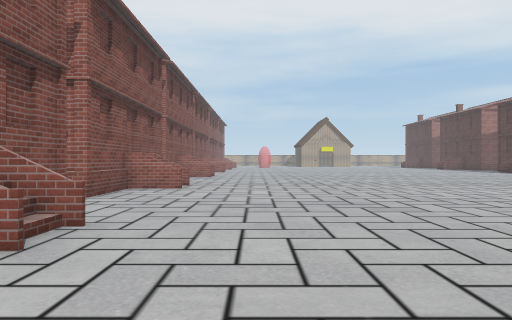
view 1 (above)

24 first-person views from a walk through a Unity game level. The camera is 1.4 m above the floor, looks level and sees 70° across. The floor is counted in squares, 2 m on a side. Each view is taken from the middle of a square. On the plan, view 1 faces up. The plan holds only what a view shows up to about 11 squares ahead; the rest is blank. The place goes on beyond the plan. The player is left out. Some surface patterns are stand-ins.

view 2
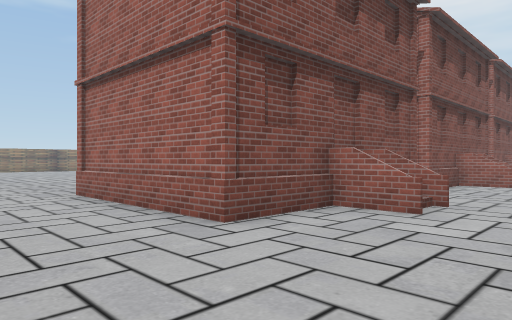

view 3
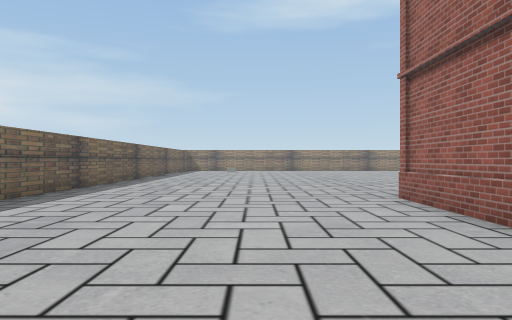

view 4
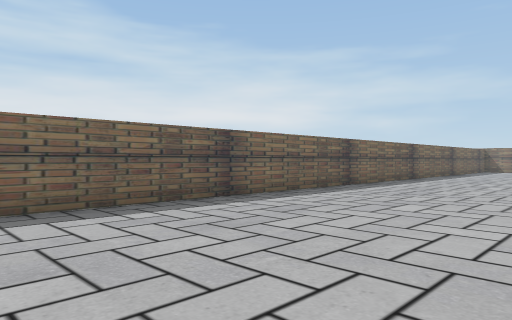

view 5
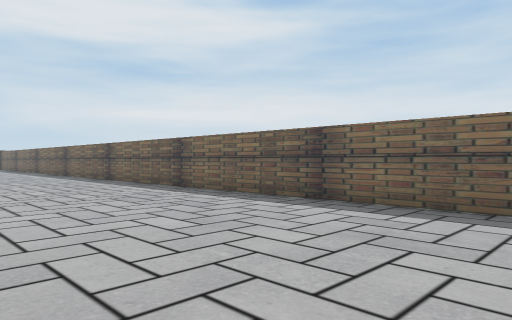

view 6
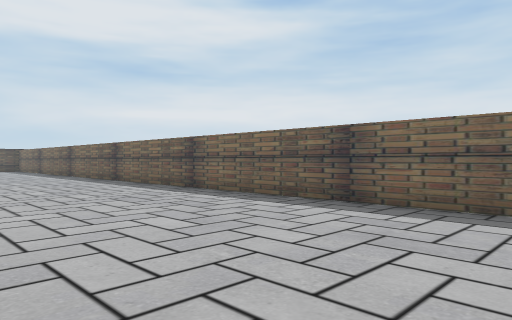

view 7
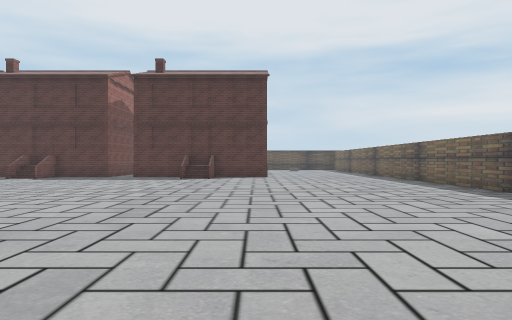

view 8
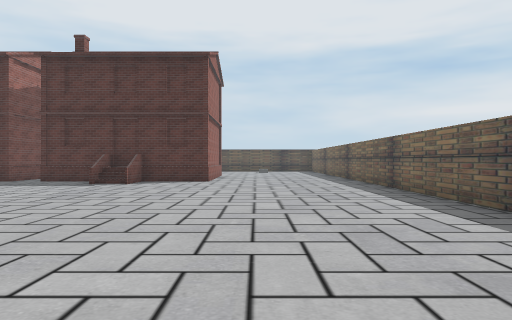

view 9
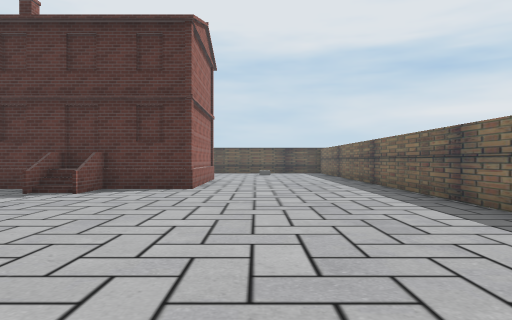

view 10
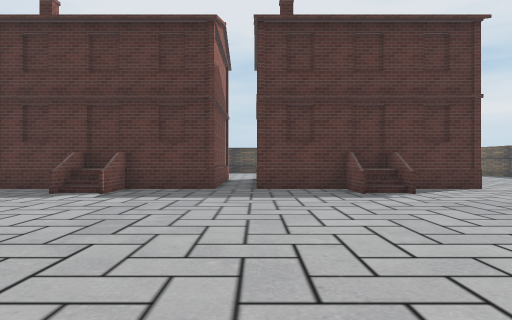

view 11
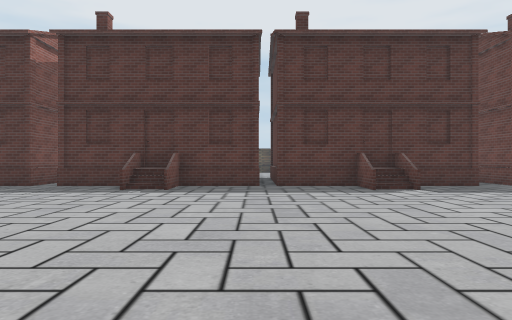

view 12
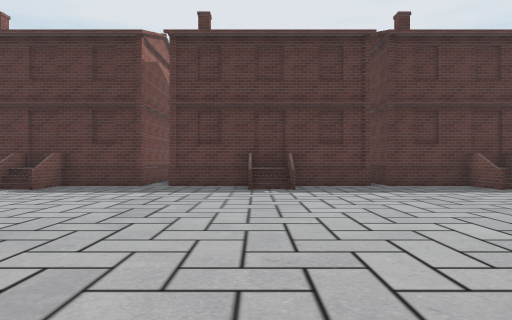

view 13
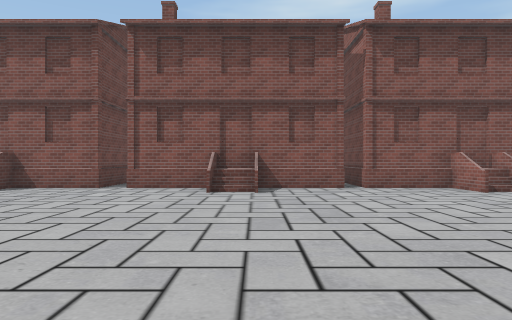

view 14
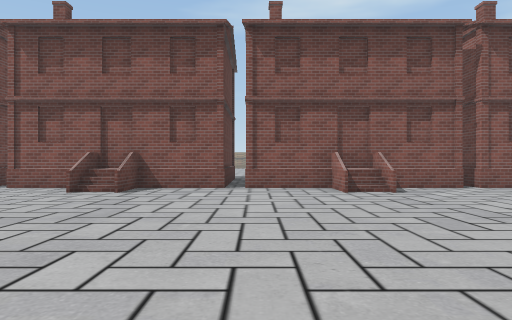

view 15
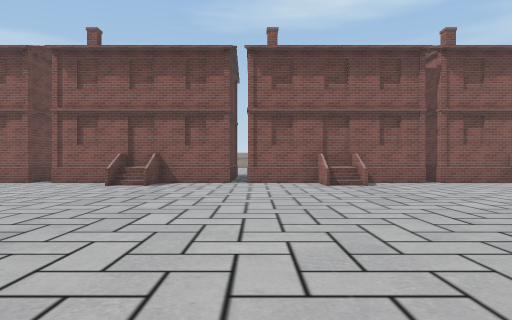

view 16
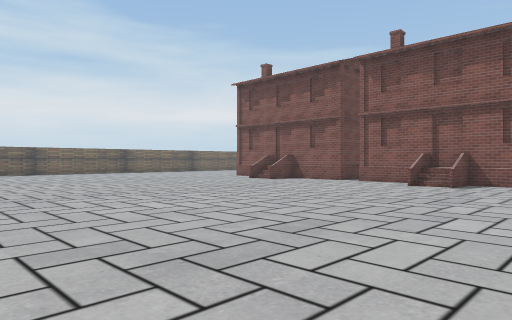

view 17
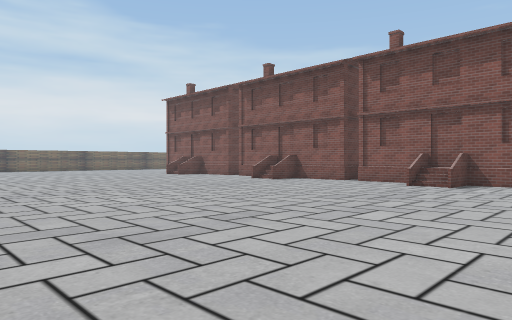

view 18
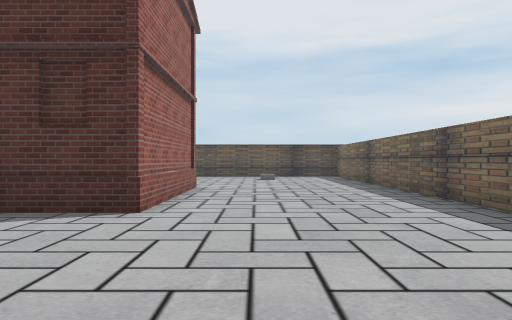

view 19
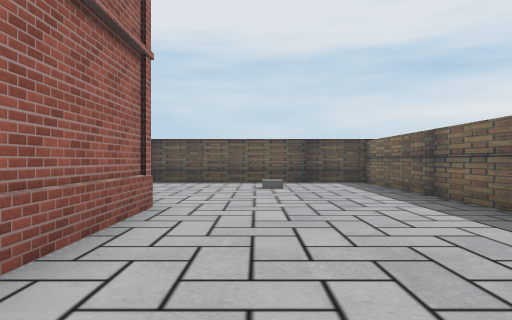

view 20
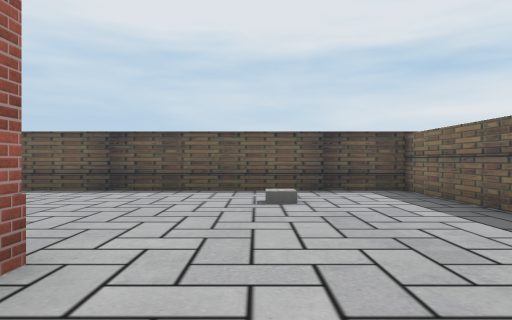

view 21
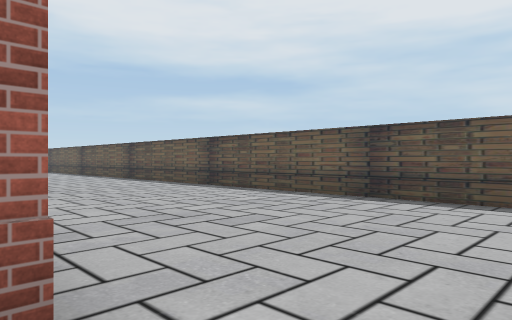

view 22
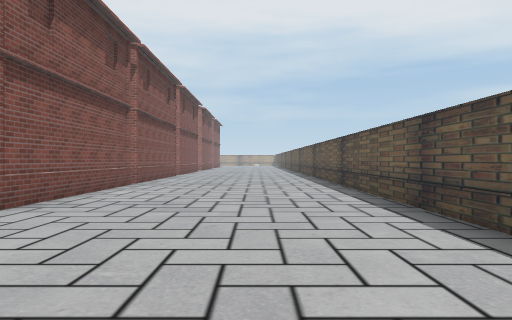

view 23
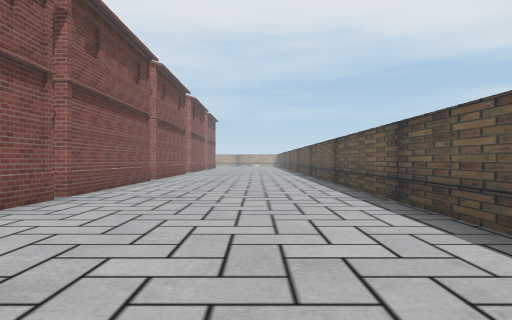

view 24
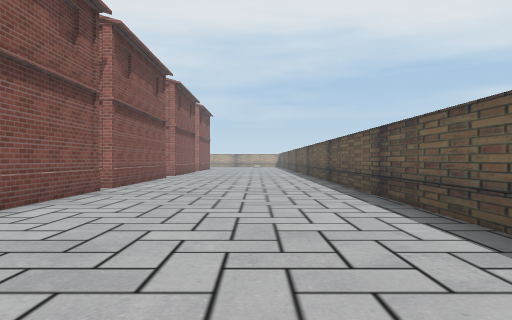

### Floor plan
Points are (right, up) in squares from view 1. A wall is a line through its corners. A room is listed if a view was taken in it or the views show most of it. See-through windows are left out.
Room 1 (views 1, 2, 3, 4, 5, 6, 7, 8, 9, 10, 11, 12, 13, 14, 15, 16, 17, 18, 19, 20, 21, 22, 23, 24)
walls: (-1.8, 3.8) (-3.4, 3.8); (-1.7, 8.9) (-3.2, 8.9); (-1.8, 2.8) (-3.2, 2.8); (-3.3, 3.9) (-2.6, 3.9); (-3.2, 10) (-1.8, 10); (-4.9, 6.1) (-3.2, 6.1) (-3.2, 0.6) (-7.8, 0.6); (-4.9, 12.2) (-3.2, 12.2) (-3.2, 6.8) (-3.6, 6.8); (-1.7, 14.9) (-3.2, 14.9); (-3.2, 16) (-1.7, 16); (13.5, 8.3) (15, 8.3); (13.5, 1.8) (14.8, 1.8) (14.8, 3.9); (14.8, 5) (14.8, 7.2) (13.5, 7.2) (15, 7.2); (14.8, 8) (14.8, 10.4); (-3.2, 18.2) (-3.2, 12.7) (-4.9, 12.7); (15, 1.7) (13.5, 1.7); (14.8, 10.9) (14.8, 13.1) (13.5, 13.1) (14.8, 13.1); (-3.2, 19.5) (-3.2, 18.6) (-4.1, 18.6); (14.8, 14) (14.8, 16.4); (14.8, 17.1) (14.8, 19.2) (13.5, 19.2); (19.4, 10.5) (19.4, 5); (-12, -6.4) (25.4, -6.4) (25.4, 19); (19.5, -1.5) (14.8, -1.5) (14.8, 0.6) (13.5, 0.6); (19.4, 16.4) (19.4, 10.9); (19.4, 19) (19.4, 17.1)
low walls: (14, 7.1) (14, 8.2); (14, 0.7) (14, 1.7); (14, 13.1) (14, 14.1)

Where each view was taken, in squares from view 1:
view 1: 0 up, 0 right, facing up
view 2: 2 down, 0 right, facing up-left
view 3: 2 down, 1 left, facing left
view 4: 1 down, 1 left, facing down-left
view 5: 1 down, 5 left, facing down-right
view 6: 1 down, 0 right, facing down-right
view 7: 1 down, 0 right, facing right
view 8: 3 down, 3 right, facing right
view 9: 3 down, 6 right, facing right
view 10: 4 up, 6 right, facing right
view 11: 11 up, 5 right, facing right
view 12: 14 up, 5 right, facing right
view 13: 10 up, 6 right, facing left
view 14: 13 up, 6 right, facing left
view 15: 13 up, 8 right, facing left
view 16: 13 up, 8 right, facing down-left
view 17: 19 up, 8 right, facing down-left
view 18: 3 down, 10 right, facing right
view 19: 3 down, 14 right, facing right
view 20: 3 down, 17 right, facing right
view 21: 3 down, 19 right, facing up-right
view 22: 0 up, 23 right, facing up
view 23: 4 up, 23 right, facing up
view 24: 8 up, 23 right, facing up
